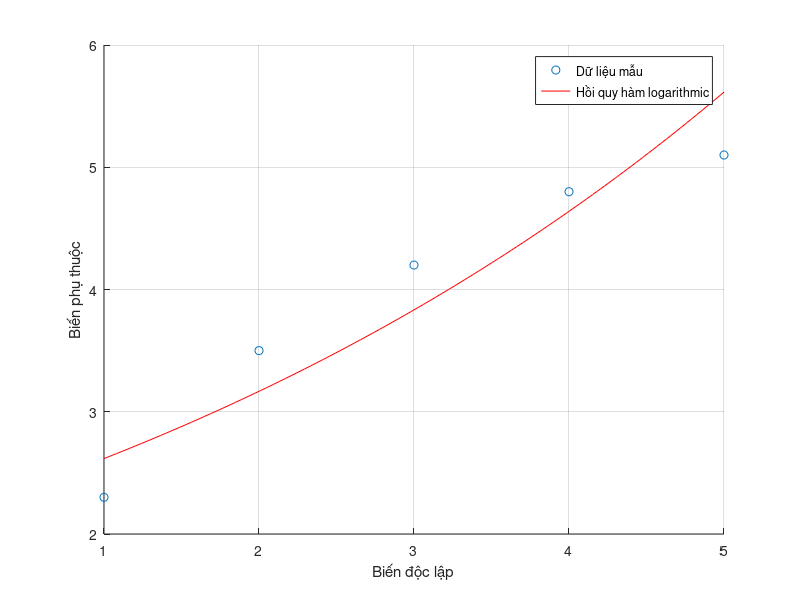

Write MATLAB code to recreate this figure.
% Dữ liệu mẫu
x = [1, 2, 3, 4, 5];
y = [2.3, 3.5, 4.2, 4.8, 5.1];

% Hồi quy hàm logarithmic
coefficients = polyfit(x, log(y), 1);

% Tính giá trị dự đoán từ mô hình hồi quy
x_pred = linspace(min(x), max(x), 100);
y_pred = exp(polyval(coefficients, x_pred));

% Hiển thị kết quả
figure;
scatter(x, y, 'o', 'DisplayName', 'Dữ liệu mẫu');
hold on;
plot(x_pred, y_pred, 'r', 'DisplayName', 'Hồi quy hàm logarithmic');
xlabel('Biến độc lập');
ylabel('Biến phụ thuộc');
legend;
grid on;
